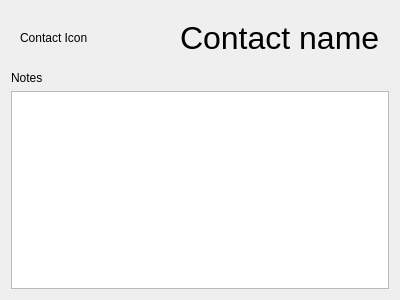
<?xml version="1.0" encoding="UTF-8"?>
<ui version="4.0">
 <class>ContactDialog</class>
 <widget class="QDialog" name="ContactDialog">
  <property name="geometry">
   <rect>
    <x>0</x>
    <y>0</y>
    <width>400</width>
    <height>300</height>
   </rect>
  </property>
  <property name="windowTitle">
   <string>Dialog</string>
  </property>
  <layout class="QVBoxLayout" name="verticalLayout">
   <item>
    <widget class="QWidget" name="widget" native="true">
     <layout class="QHBoxLayout" name="horizontalLayout">
      <item>
       <widget class="QLabel" name="lblImage">
        <property name="text">
         <string>Contact Icon</string>
        </property>
       </widget>
      </item>
      <item>
       <widget class="QLabel" name="lblName">
        <property name="font">
         <font>
          <pointsize>24</pointsize>
         </font>
        </property>
        <property name="text">
         <string>Contact name</string>
        </property>
       </widget>
      </item>
     </layout>
    </widget>
   </item>
   <item>
    <widget class="QLabel" name="txtNotes">
     <property name="text">
      <string>Notes</string>
     </property>
    </widget>
   </item>
   <item>
    <widget class="QTreeView" name="listNumbers">
     <property name="rootIsDecorated">
      <bool>false</bool>
     </property>
     <property name="headerHidden">
      <bool>true</bool>
     </property>
    </widget>
   </item>
  </layout>
 </widget>
 <resources/>
 <connections/>
</ui>
